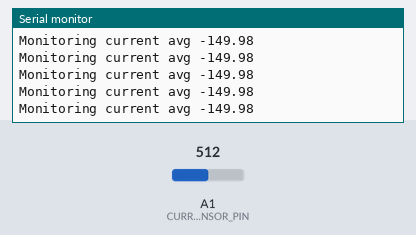
Recording of a sketch running on a simulated Arduino Uno, built with avr-gcc and run on an emulated ATmega328P. Shown: the last lines printed to the serial monitor. The inputs (shaded band) are chosen by the test bench; at power-on: A1 (CURRENT_SENSOR_PIN) = 512.

Above: at 9.8 s.
9.9 s: A1 (CURRENT_SENSOR_PIN) set to 900
At 10.29 s:
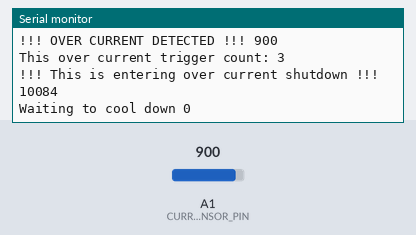
11.5 s: A1 (CURRENT_SENSOR_PIN) set to 914
At 15.69 s:
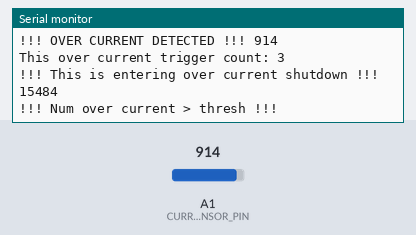
Timing chart, 0 to 17.2 s (numbered marks = the images above; inputs shaded):
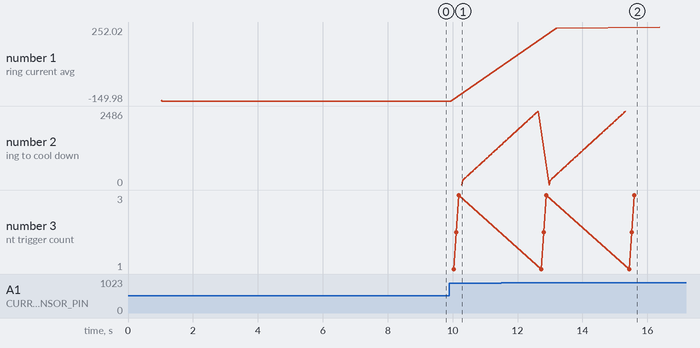

The sketch:

HandyCurrentFuncs.ino
```cpp
/*
 * Handy Current Monitor Functions
 * --------------------------------
 *
 * Using Bowie's brain board v1.0 w/Teensy 3.6 and current sensors
 *
 * Erin RobotGrrl
 * Dec. 23, 2017
 *
 */

#include <Streaming.h>

#define CURRENT_SERVO_SENS 15
#define CURRENT_MOTOR_SENS 14

// set this to true if you want to
// constantly monitor and protect for over current
bool MONITOR_OVER_CURRENT = true;

// over current thresholds
int CURRENT_THRESH_MAX = 880;   // analog read value
int CURRENT_THRESH_MIN = 400;   // analog read value

// how many of these triggers accumulate within
// that set time. So if you want the shutdown to occur quickly,
// this should be adjusted down.
int OVER_CURRENT_DELAY = 2000;

// how many of the triggers will cause the
// shutdown, within the delay time.
int OVER_CURRENT_TRIG_THRESH = 3;

// the number of times the servo has gone over current before
// entering into 'cool down' mode.
int NUM_OVER_CURRENT_THRESH = 3;

// the amount of time to wait for the servo to 'cool down',
// before resuming normal operation.
int OVER_CURRENT_TIMEOUT = 2500;

// number of over current shutdowns is cleared after
// this much time
long NUM_OVER_TIMEOUT = 65000;

// pin of our current sensor
int CURRENT_SENSOR_PIN = 15;

// current reading
uint16_t current_val = 0;
int AVG_WINDOW = 100;
float current_val_avg = 0.0;
int current_val_avg_bucket = 0;
int current_avg_count = 0;
uint16_t max_current_reading = 0;
uint16_t min_current_reading = 0;

// current monitoring
bool high_current_detected = false;
long high_current_start = 0;
uint16_t this_current_trigger = 0;
bool THIS_OVER_CURRENT_SHUTDOWN = false;
uint8_t num_over_current_shutdowns = 0;
long this_shutdown_start = 0;
bool first_wait = true;
bool first_over = true;

// time
long current_time = 0;

void setup() {
  Serial.begin(9600);
  delay(1000);
  initCurrentSensors();
}

void loop() {

  if(MONITOR_OVER_CURRENT) {
    monitorCurrent();
  } else {
    updateCurrentSensor();
  }

}


void initCurrentSensors() {
  pinMode(CURRENT_SENSOR_PIN, INPUT);
}

void updateCurrentSensor() {

  current_val = getCurrentSensorReading();

  current_val_avg_bucket += current_val;
  if(current_avg_count > AVG_WINDOW-2) {
    current_val_avg = (float)current_val_avg_bucket / (float)(AVG_WINDOW-1);
    Serial << "Monitoring current avg " << current_val_avg << endl;
    current_val_avg_bucket = 0;
    current_avg_count = 0;
  }
  current_avg_count++;

}

float getCurrentSensorAvg() {
  return current_val_avg;
}

int getCurrentSensorReading() {

  current_val = analogRead(CURRENT_SENSOR_PIN);

  if(current_val > max_current_reading) {
    max_current_reading = current_val;
    Serial << "Current sensor max: " << max_current_reading << endl;
  }

  if(current_val < min_current_reading) {
    min_current_reading = current_val;
    Serial << "Current sensor min: " << min_current_reading << endl;
  }

  return current_val;
}

void monitorCurrent() {

  updateCurrentSensor();

  current_time = millis();

  // notes on calibrating the values:
  // CURRENT_THRESH_MAX should not be exceeded when the arm moves
  // regularly from MAX to MIN. there might be the occasional spike,
  // but this_current_trigger should not exceed 2 or 3.
  // OVER_CURRENT_DELAY is how many of these triggers accumulate within
  // that set time. So if you want the shutdown to occur quickly, this
  // should be adjusted down.
  // OVER_CURRENT_TRIG_THRESH is how many of the triggers will cause the
  // shutdown, within the delay time.

  // servo monitoring with the raw vals. we need this to be fast!
  // pre-check mode - done after servos cool off again (or before they heat up)
  if(!THIS_OVER_CURRENT_SHUTDOWN) {

    // checking if the val is over the max or below the min - usually it is below the min
    if(current_val >= CURRENT_THRESH_MAX || current_val <= CURRENT_THRESH_MIN) {

      //Serial << "Monitoring current " << current_val << endl;

      Serial << "!!! OVER CURRENT DETECTED !!! " << current_val << endl;

      // resetting our flags if this was first instance
      if(!high_current_detected) {
        high_current_start = current_time;
        this_current_trigger = 0;
        high_current_detected = true;
      }

      // incrementing trigger count on detection
      if(high_current_detected) {
        this_current_trigger++;
        Serial << "This over current trigger count: " << this_current_trigger << endl;
      }

    }

    if(high_current_detected) {

      // counting how many times the over current threshold has been triggered
      // this seems to work better than going with a timed approach
      if(this_current_trigger >= OVER_CURRENT_TRIG_THRESH) {

        // set the servo shutdown flags
        if(!THIS_OVER_CURRENT_SHUTDOWN) this_shutdown_start = current_time;
        THIS_OVER_CURRENT_SHUTDOWN = true;

        Serial << "!!! This is entering over current shutdown !!! " << this_shutdown_start << endl;
        num_over_current_shutdowns++;

      } else { // if not, then we reset it after time
        if(current_time-high_current_start >= OVER_CURRENT_DELAY) {
          Serial << "reset" << endl;
          high_current_detected = false;
          this_current_trigger = 0;
        }
      }

    }

  }

  // servo shutdown mode
  if(THIS_OVER_CURRENT_SHUTDOWN) {

    // has this been multiple over-current instances in a short amount
    // of time? if so, the robot might be in a bad place. we can try
    // to reverse & wiggle its motors

    // checking number of times over current has happened
    if(num_over_current_shutdowns < NUM_OVER_CURRENT_THRESH) {

      // waiting for servo to cool off
      if(current_time-this_shutdown_start <= OVER_CURRENT_TIMEOUT) {

        Serial << "Waiting to cool down " << current_time-this_shutdown_start << endl;

        // callback
        waitingToCoolDown(first_wait);

        if(first_wait) first_wait = !first_wait;

      } else { // now turn it back on

        Serial << "Cool down complete, ready to reactivate" << endl;

        // callback
        reactivateAfterCoolDown();

        // reset vars
        THIS_OVER_CURRENT_SHUTDOWN = false;
        high_current_detected = false;
        this_current_trigger = 0;
        first_wait = true;

      }

    } else { // this is when the robot might be in a bad place

      Serial << "!!! Num over current > thresh !!!" << endl;

      // detach the servos again
      if(current_time-this_shutdown_start <= OVER_CURRENT_TIMEOUT) { // waiting for servo to cool off
        // callback
        waitingToCoolDown(first_wait);
        if(first_wait) first_wait = !first_wait;
      } else {
        // callback
        reactivateAfterCoolDown();

        // reset vars
        THIS_OVER_CURRENT_SHUTDOWN = false;
        high_current_detected = false;
        this_current_trigger = 0;
        first_wait = true;

        // reset the counter to 0 after this
        num_over_current_shutdowns = 0;
        first_over = true;
      }

      // callback
      overCurrentThreshold(first_over);
      if(first_over) first_over = !first_over;

    }

  }

  // the num of shutdowns times out after 1 min
  if(current_time-this_shutdown_start > NUM_OVER_TIMEOUT && num_over_current_shutdowns != 0) {
    Serial << "Number of over current shutdowns is cleared" << endl;
    num_over_current_shutdowns = 0;
  }

}
```

CallbackFuncs.ino
```cpp
void waitingToCoolDown(bool first) {
  // you might want to detach the servos here
  // (or de-activate the dc motors)
  // first == true when it's called the first time
}

void reactivateAfterCoolDown() {
 // you might want to re-attach the servos here
 // and send them back to a position
 // (or re-activate the dc motors)
}

void overCurrentThreshold(bool first) {
  // you might want to move the robot, it might
  // be in a bad position.
  // as well, de-activate the servos / motors.
  // PS: waitingToCoolDown() will be called prior to
  // this function
  // first == true when it's called the first time
}
```

Measured:
- the behaviour switches between 900 and 901 on A1 (CURRENT_SENSOR_PIN) (found by bisection; images 1 and 2)
- after the input at 9.9 s, the serial monitor: prints a new line after 0.08 s (image 1)
